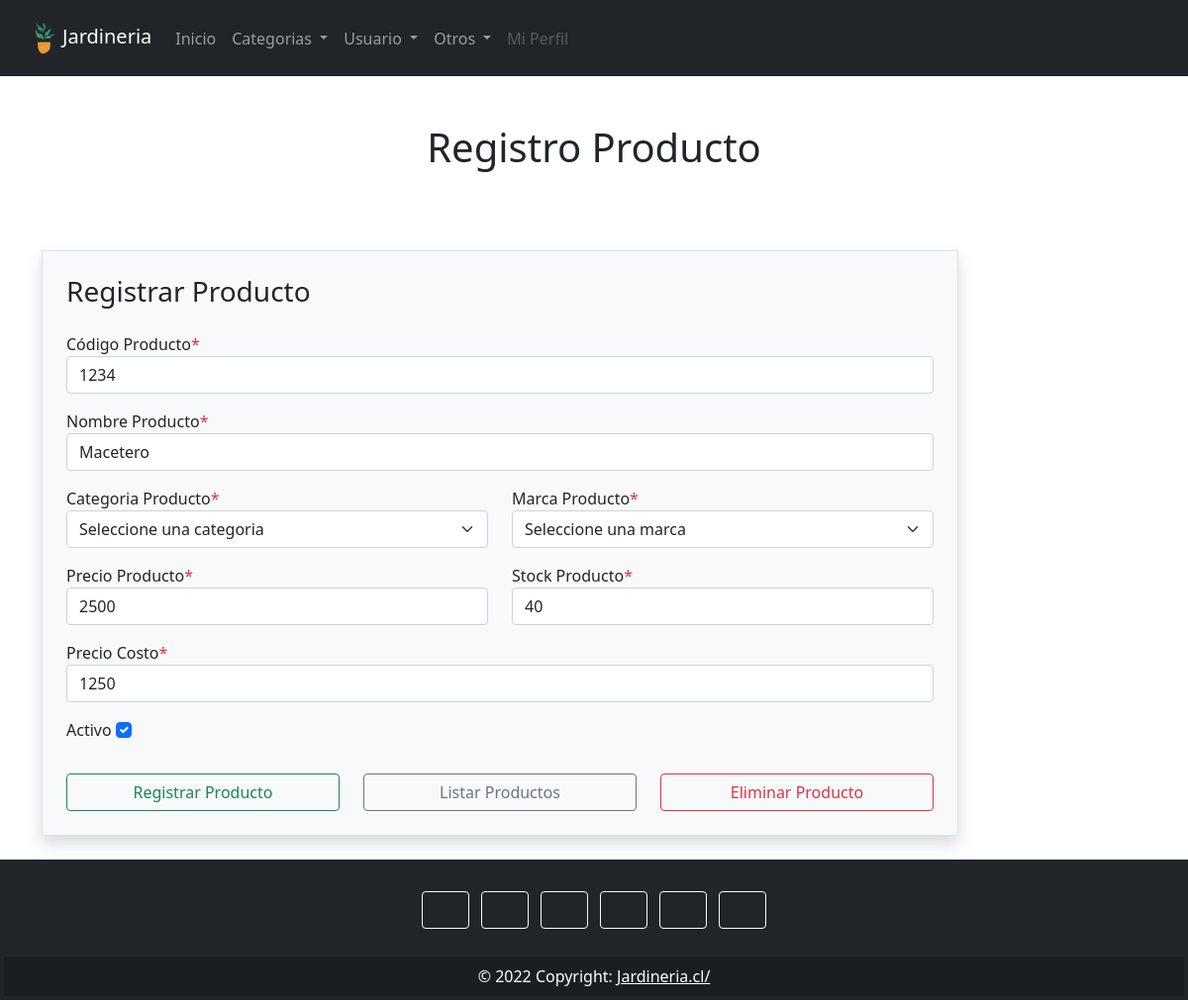
Screenshot of /crud/producto/1/ with the database file from the repository.
### crud/models.py (models this page shows, shortened)
class Producto(models.Model):
    codigoProducto = models.IntegerField()
    nombreProducto = models.TextField(max_length=100)
    categoriaProducto = models.IntegerField()
    marcaProducto = models.IntegerField()
    precioProducto = models.IntegerField()
    stockProducto = models.IntegerField()
    precioCosto = models.IntegerField()
    activo = models.BooleanField()

### crud/views.py (the view)
# urls.py: path('producto/<int:id>/', views.viewReadProducto, name="producto"),
def viewReadProducto(request, id):
    cntx = {}
    try:
        fila = Producto.objects.get(pk = id)
        cntx = {'fila': fila}
    except:
        cntx = {'error': 'Item no encontrado'}
    return render(request, 'producto.html', cntx)

### crud/templates/producto.html (shortened to what this page needs)
{% extends "index.html" %}
{% block tituloPagina %}
    <div class="text-center mt-5">
        <h1>Registro Producto</h1>
    </div>
{% endblock %}
{% block contenido %}
<br>
    <div class="container">
        <div class="row">
            <div class="col-md-10 off-md-4">
                <div class="signup-form">
                    <form action="{%url 'producto' %}" method="POST" autocomplete="off" class="mt-5 border p-4 bg-light shadow">
                        <h3 class="mb-4">Registrar Producto</h3>
                        <div class="mb-3 col-md-12">
                            <label for="txtCode">Código Producto<span class="text-danger">*</span></label>
                            <input type="text" id="txtCode" name="txtCode" placeholder="Ingrese el codigo del producto" class="txtCode form-control" value="{{ fila.codigoProducto }}">
                          </div>
                        <div class="mb-3 col-md-12">
                            <label for="txtNombre">Nombre Producto<span class="text-danger">*</span></label>
                            <input type="text" id="txtNombre" name="txtNombre" placeholder="Ingrese el nombre del producto" class="txtNombre form-control" value="{{ fila.nombreProducto }}">
                        </div>
                        <div class="row">
                            <div class="mb-3 col-md-6">
                                <label for="ctProducto">Categoria Producto<span class="text-danger">*</span></label>
                                <select name="ctProducto" class="ctProducto form-select" id="ctProducto" value="{{ fila.categoriaProducto }}">
                                  <option class="ctProducto" hidden value="0">Seleccione una categoria</option>
                                </select>
                            </div>
                            <div class="mb-3 col-md-6">
                                <label for="ctMarca">Marca Producto<span class="text-danger">*</span></label>
                                <select name="ctMarca" class="ctMarca form-select" id="ctMarca" value="{{ fila.marcaProducto }}">
                                  <option class="ctMarca" hidden value="0">Seleccione una marca</option>
                                </select>
                            </div>
                        </div>
                        <div class="row">
                        <div class="mb-3 col-md-6">
                            <label for="txtPrecio">Precio Producto<span class="text-danger">*</label>
                            <input type="text" id="txtPrecio" name="txtPrecio" placeholder="Ingrese el precio del producto" class="txtPrecio form-control" value="{{ fila.precioProducto }}">
                        </div>
                        <div class="mb-3 col-md-6">
                            <label for="txtStock">Stock Producto<span class="text-danger">*</label>
                            <input type="number" id="txtStock" name="txtStock" placeholder="Ingrese el stock del producto" class="txtStock form-control" value="{{ fila.stockProducto }}">
                        </div>
                      </div>
                      <div class="mb-3 col-md-12">
                        <label for="txtCosto">Precio Costo<span class="text-danger">*</label>
                        <input type="text" id="txtCosto" name="txtCosto" placeholder="Ingrese el costo del producto" class="txtCosto form-control" value="{{ fila.precioCosto}}">
                    </div>
                      <div class="mb-3 col-md-12">
                        <label class="form-check-label" for="chkActivo">Activo</label>
                        <input type="checkbox" name="chkActivo" id="chkActivo" class="form-check-input" {% if fila.activo %}{{ 'checked' }}{% endif %}>
                    </div>
                        <div class="row">
                          <div class="col-md-4 mt-3">
                            <input type="submit" name="btnCreate" class="btnCreate btn btn-outline-success form-control" value="Registrar Producto">
                          </div>
                          <div class="col-md-4 mt-3">
                            <input type="submit" name="btnRead" class="btnRead btn btn-outline-secondary form-control" value="Listar Productos">
                          </div>
                          <div class="col-md-4 mt-3">
                            <input type="submit" name="btnDelete" class="btnDelete btn btn-outline-danger form-control" value="Eliminar Producto">
                          </div>
                        </div>
                    </form>
                </div>
            </div>
        </div>
    </div>
{% endblock %}

### rows the page displays
Producto: txtCode "1234", txtNombre "Macetero", txtPrecio "2500", txtStock "40", txtCosto "1250", activo "☑"
